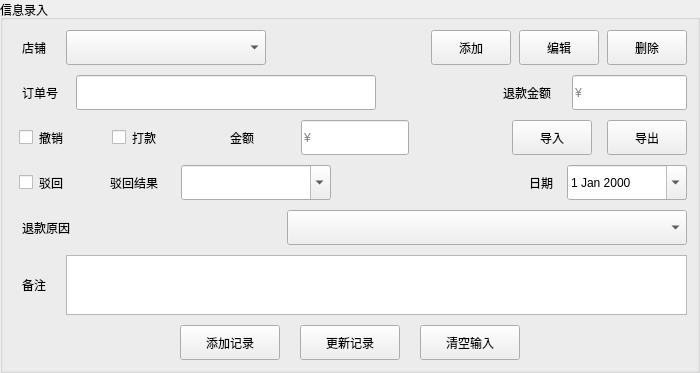
<?xml version="1.0" encoding="UTF-8"?>
<ui version="4.0">
 <class>InputPanelFlexible</class>
 <widget class="QGroupBox" name="InputPanelFlexible">
  <property name="geometry">
   <rect>
    <x>0</x>
    <y>0</y>
    <width>700</width>
    <height>300</height>
   </rect>
  </property>
  <property name="windowTitle">
   <string>信息录入</string>
  </property>
  <property name="title">
   <string>信息录入</string>
  </property>
  <layout class="QVBoxLayout" name="verticalLayout">
   <property name="spacing">
    <number>10</number>
   </property>
   <property name="leftMargin">
    <number>10</number>
   </property>
   <property name="topMargin">
    <number>10</number>
   </property>
   <property name="rightMargin">
    <number>10</number>
   </property>
   <property name="bottomMargin">
    <number>10</number>
   </property>
   
   <!-- 第一行：店铺选择 -->
   <item>
    <layout class="QHBoxLayout" name="store_layout">
     <property name="spacing">
      <number>8</number>
     </property>
     <property name="leftMargin">
      <number>5</number>
     </property>
     <item>
      <widget class="QLabel" name="store_label">
       <property name="text">
        <string>店铺</string>
       </property>
       <property name="minimumSize">
        <size>
         <width>40</width>
         <height>30</height>
        </size>
       </property>
       <property name="styleSheet">
        <string notr="true">padding: 1px; text-align: left;</string>
       </property>
      </widget>
     </item>
     <item>
      <widget class="QComboBox" name="store_combo">
       <property name="minimumSize">
        <size>
         <width>200</width>
         <height>35</height>
        </size>
       </property>
      </widget>
     </item>
     <item>
      <spacer name="horizontalSpacer_1">
       <property name="orientation">
        <enum>Qt::Horizontal</enum>
       </property>
       <property name="sizeHint" stdset="0">
        <size>
         <width>40</width>
         <height>20</height>
        </size>
       </property>
      </spacer>
     </item>
     <item>
      <widget class="QPushButton" name="add_store_btn">
       <property name="text">
        <string>添加</string>
       </property>
       <property name="minimumSize">
        <size>
         <width>22</width>
         <height>35</height>
        </size>
       </property>
      </widget>
     </item>
     <item>
      <widget class="QPushButton" name="edit_store_btn">
       <property name="text">
        <string>编辑</string>
       </property>
       <property name="minimumSize">
        <size>
         <width>22</width>
         <height>35</height>
        </size>
       </property>
      </widget>
     </item>
     <item>
      <widget class="QPushButton" name="delete_store_btn">
       <property name="text">
        <string>删除</string>
       </property>
       <property name="minimumSize">
        <size>
         <width>22</width>
         <height>35</height>
        </size>
       </property>
      </widget>
     </item>
    </layout>
   </item>
   
   <!-- 第二行：订单号和退款金额 -->
   <item>
    <layout class="QHBoxLayout" name="order_refund_layout">
     <property name="spacing">
      <number>8</number>
     </property>
     <property name="leftMargin">
      <number>5</number>
     </property>
     <item>
      <widget class="QLabel" name="order_label">
       <property name="text">
        <string>订单号</string>
       </property>
       <property name="minimumSize">
        <size>
         <width>50</width>
         <height>30</height>
        </size>
       </property>
       <property name="styleSheet">
        <string notr="true">padding: 1px; text-align: left;</string>
       </property>
      </widget>
     </item>
     <item>
      <widget class="QLineEdit" name="order_no_edit">
       <property name="minimumSize">
        <size>
         <width>300</width>
         <height>35</height>
        </size>
       </property>
      </widget>
     </item>
     <item>
      <spacer name="horizontalSpacer_2">
       <property name="orientation">
        <enum>Qt::Horizontal</enum>
       </property>
       <property name="sizeHint" stdset="0">
        <size>
         <width>20</width>
         <height>20</height>
        </size>
       </property>
      </spacer>
     </item>
     <item>
      <widget class="QLabel" name="refund_label">
       <property name="text">
        <string>退款金额</string>
       </property>
       <property name="minimumSize">
        <size>
         <width>65</width>
         <height>30</height>
        </size>
       </property>
       <property name="styleSheet">
        <string notr="true">padding: 1px; text-align: left;</string>
       </property>
      </widget>
     </item>
     <item>
      <widget class="QLineEdit" name="refund_amount_edit">
       <property name="placeholderText">
        <string>¥</string>
       </property>
       <property name="minimumSize">
        <size>
         <width>80</width>
         <height>35</height>
        </size>
       </property>
      </widget>
     </item>
    </layout>
   </item>
   
   <!-- 第三行：复选框组和补偿金额 -->
   <item>
    <layout class="QHBoxLayout" name="checkbox_layout">
     <property name="spacing">
      <number>15</number>
     </property>
     <property name="leftMargin">
      <number>5</number>
     </property>
     <item>
      <widget class="QCheckBox" name="cancel_check">
       <property name="text">
        <string>撤销</string>
       </property>
       <property name="minimumSize">
        <size>
         <width>78</width>
         <height>25</height>
        </size>
       </property>
       <property name="styleSheet">
        <string notr="true">padding: 1px; text-align: left;</string>
       </property>
      </widget>
     </item>
     <item>
      <widget class="QCheckBox" name="compensate_check">
       <property name="text">
        <string>打款</string>
       </property>
       <property name="minimumSize">
        <size>
         <width>100</width>
         <height>25</height>
        </size>
       </property>
       <property name="styleSheet">
        <string notr="true">padding: 1px; text-align: left;</string>
       </property>
      </widget>
     </item>
     <item>
      <widget class="QLabel" name="comp_label">
       <property name="text">
        <string>金额</string>
       </property>
       <property name="minimumSize">
        <size>
         <width>60</width>
         <height>30</height>
        </size>
       </property>
       <property name="styleSheet">
        <string notr="true">padding: 1px; text-align: left;</string>
       </property>
      </widget>
     </item>
     <item>
      <widget class="QLineEdit" name="comp_amount_edit">
       <property name="placeholderText">
        <string>¥</string>
       </property>
       <property name="minimumSize">
        <size>
         <width>80</width>
         <height>35</height>
        </size>
       </property>
      </widget>
     </item>
     <item>
      <spacer name="horizontalSpacer_3">
       <property name="orientation">
        <enum>Qt::Horizontal</enum>
       </property>
       <property name="sizeHint" stdset="0">
        <size>
         <width>40</width>
         <height>20</height>
        </size>
       </property>
      </spacer>
     </item>
     <item>
      <widget class="QPushButton" name="import_btn">
       <property name="text">
        <string>导入</string>
       </property>
       <property name="minimumSize">
        <size>
         <width>60</width>
         <height>35</height>
        </size>
       </property>
      </widget>
     </item>
     <item>
      <widget class="QPushButton" name="export_btn">
       <property name="text">
        <string>导出</string>
       </property>
       <property name="minimumSize">
        <size>
         <width>60</width>
         <height>35</height>
        </size>
       </property>
      </widget>
     </item>
    </layout>
   </item>
   
   <!-- 第四行：驳回相关 -->
   <item>
    <layout class="QHBoxLayout" name="reject_layout">
     <property name="spacing">
      <number>10</number>
     </property>
     <property name="leftMargin">
      <number>5</number>
     </property>
     <item>
      <widget class="QCheckBox" name="reject_check">
       <property name="text">
        <string>驳回</string>
       </property>
       <property name="minimumSize">
        <size>
         <width>78</width>
         <height>25</height>
        </size>
       </property>
       <property name="styleSheet">
        <string notr="true">padding: 1px; text-align: left;</string>
       </property>
      </widget>
     </item>
     <item>
      <widget class="QLabel" name="reject_result_label">
       <property name="text">
        <string>驳回结果</string>
       </property>
       <property name="minimumSize">
        <size>
         <width>65</width>
         <height>30</height>
        </size>
       </property>
       <property name="styleSheet">
        <string notr="true">padding: 1px; text-align: left;</string>
       </property>
      </widget>
     </item>
     <item>
      <widget class="QComboBox" name="reject_result_combo">
       <property name="minimumSize">
        <size>
         <width>150</width>
         <height>35</height>
        </size>
       </property>
       <property name="editable">
        <bool>true</bool>
       </property>
      </widget>
     </item>
     <item>
      <spacer name="horizontalSpacer_4">
       <property name="orientation">
        <enum>Qt::Horizontal</enum>
       </property>
       <property name="sizeHint" stdset="0">
        <size>
         <width>40</width>
         <height>20</height>
        </size>
       </property>
      </spacer>
     </item>
     <item>
      <widget class="QLabel" name="date_label">
       <property name="text">
        <string>日期</string>
       </property>
       <property name="minimumSize">
        <size>
         <width>30</width>
         <height>30</height>
        </size>
       </property>
       <property name="styleSheet">
        <string notr="true">padding: 1px; text-align: left;</string>
       </property>
      </widget>
     </item>
     <item>
      <widget class="QDateEdit" name="record_date_edit">
       <property name="minimumSize">
        <size>
         <width>120</width>
         <height>35</height>
        </size>
       </property>
       <property name="calendarPopup">
        <bool>true</bool>
       </property>
      </widget>
     </item>
    </layout>
   </item>
   
   <!-- 第五行：退款原因 -->
   <item>
    <layout class="QHBoxLayout" name="reason_layout">
     <property name="spacing">
      <number>8</number>
     </property>
     <property name="leftMargin">
      <number>5</number>
     </property>
     <item>
      <widget class="QLabel" name="reason_label">
       <property name="text">
        <string>退款原因</string>
       </property>
       <property name="minimumSize">
        <size>
         <width>75</width>
         <height>30</height>
        </size>
       </property>
       <property name="styleSheet">
        <string notr="true">padding: 1px; text-align: left;</string>
       </property>
      </widget>
     </item>
     <item>
      <widget class="QComboBox" name="reason_combo">
       <property name="minimumSize">
        <size>
         <width>400</width>
         <height>35</height>
        </size>
       </property>
      </widget>
     </item>
    </layout>
   </item>
   
   <!-- 第六行：备注 -->
   <item>
    <layout class="QHBoxLayout" name="notes_layout">
     <property name="spacing">
      <number>8</number>
     </property>
     <property name="leftMargin">
      <number>5</number>
     </property>
     <item>
      <widget class="QLabel" name="notes_label">
       <property name="text">
        <string>备注</string>
       </property>
       <property name="minimumSize">
        <size>
         <width>40</width>
         <height>30</height>
        </size>
       </property>
       <property name="styleSheet">
        <string notr="true">padding: 1px; text-align: left;</string>
       </property>
      </widget>
     </item>
     <item>
      <widget class="QTextEdit" name="notes_edit">
       <property name="minimumSize">
        <size>
         <width>0</width>
         <height>60</height>
        </size>
       </property>
       <property name="maximumHeight">
        <number>80</number>
       </property>
      </widget>
     </item>
    </layout>
   </item>
   
   <!-- 第七行：操作按钮 -->
   <item>
    <layout class="QHBoxLayout" name="button_layout">
     <property name="spacing">
      <number>20</number>
     </property>
     <item>
      <spacer name="horizontalSpacer_5">
       <property name="orientation">
        <enum>Qt::Horizontal</enum>
       </property>
       <property name="sizeHint" stdset="0">
        <size>
         <width>40</width>
         <height>20</height>
        </size>
       </property>
      </spacer>
     </item>
     <item>
      <widget class="QPushButton" name="add_btn">
       <property name="text">
        <string>添加记录</string>
       </property>
       <property name="minimumSize">
        <size>
         <width>100</width>
         <height>35</height>
        </size>
       </property>
      </widget>
     </item>
     <item>
      <widget class="QPushButton" name="update_btn">
       <property name="text">
        <string>更新记录</string>
       </property>
       <property name="minimumSize">
        <size>
         <width>100</width>
         <height>35</height>
        </size>
       </property>
      </widget>
     </item>
     <item>
      <widget class="QPushButton" name="clear_btn">
       <property name="text">
        <string>清空输入</string>
       </property>
       <property name="minimumSize">
        <size>
         <width>100</width>
         <height>35</height>
        </size>
       </property>
      </widget>
     </item>
     <item>
      <spacer name="horizontalSpacer_6">
       <property name="orientation">
        <enum>Qt::Horizontal</enum>
       </property>
       <property name="sizeHint" stdset="0">
        <size>
         <width>40</width>
         <height>20</height>
        </size>
       </property>
      </spacer>
     </item>
    </layout>
   </item>
  </layout>
 </widget>
 <resources/>
 <connections/>
</ui>
